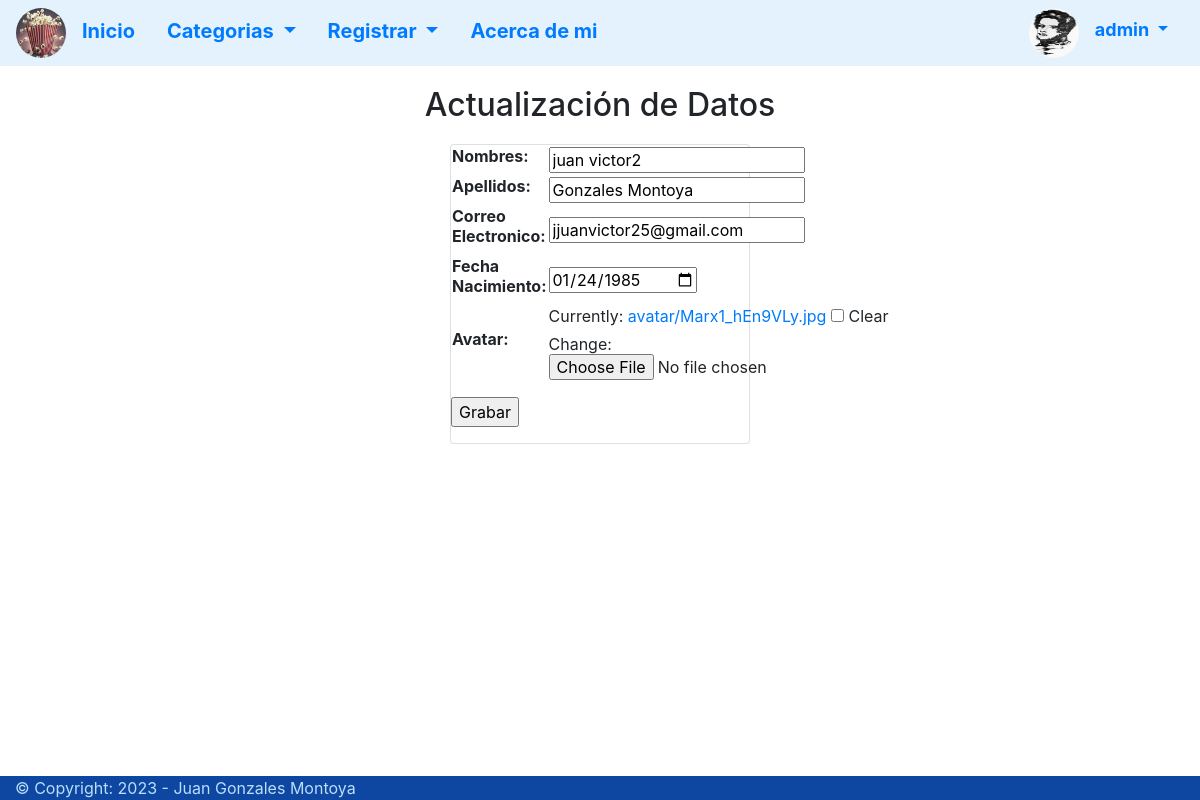
Page /Users/update_profile/ (signed in) on the earlier database version.
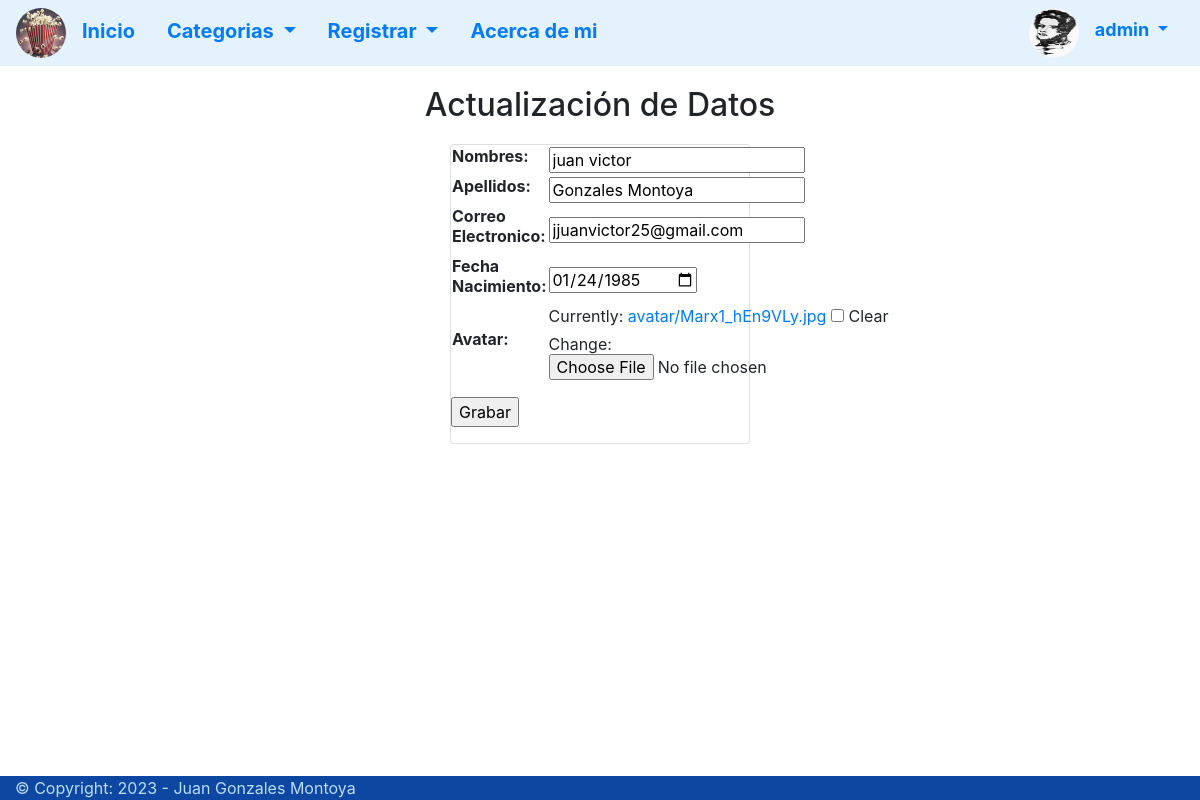
Same page on the later database version.
### Users/models.py (models this page shows, shortened)
class UserProfile(models.Model):
    user        = models.OneToOneField(User, on_delete = models.CASCADE, related_name='profile')
    first_name  = models.CharField(max_length=50, null=True, blank=True, verbose_name="Nombres")
    last_name   = models.CharField(max_length=50, null=True, blank=True, verbose_name="Apellidos")
    email       = models.EmailField(null=True, blank=True, verbose_name="Correo Electronico")
    date_birth  = models.DateField(null=True, blank=True, verbose_name="Fecha Nacimiento")
    avatar      = models.ImageField(upload_to='avatar', null=True, blank=True)

### Users/views.py (the view, shortened to what this page needs)
# urls.py: path("update_profile/",update_profile),
def update_profile(request):
    categories_all = category.objects.filter(active = True)
    if request.method =='GET':
        context = {
            'categories': categories_all,
            'form': UserProfileForm(instance=request.user.profile)
        }
        return render(request,'Users/update_profile.html',context=context)

### Users/forms.py
class UserProfileForm(forms.ModelForm):
    class Meta:
        model = UserProfile
        fields = ['first_name','last_name','email','date_birth','avatar']
        widgets = {
            'date_birth':forms.DateInput(attrs={'type': 'date'}),
        }

### Templates/Users/update_profile.html (shortened to what this page needs)
{% extends 'menu.html' %}
{% block content %}
<h2 style="text-align:center;" >Actualización de Datos</h2>
<div class="card" style=" margin: 20px 400px 20px;">
    {% if form %}
    <form action="" method="POST" enctype="multipart/form-data">
        <table>
            {{form.as_table}}
        </table>
        <input type="submit" value="Grabar">
    </form>
    {% endif %}
</div>
{% endblock %}

Differences in the rows shown:
changed UserProfile "Gonzales Montoya": first_name "juan victor2" → "juan victor"
